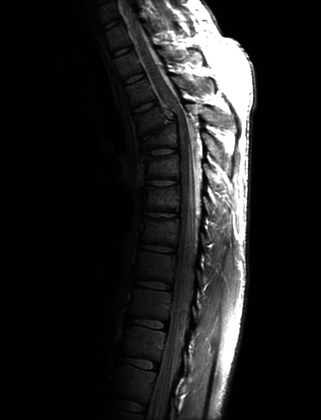
%> input picture HistogramEqualization/Fig0308(a)(fractured_spine).tif, 321 x 420 px, shrunk from 746 x 976 before the run
$ octave HistogramEqualization.m   (GNU Octave 9; MATLAB toolbox functions it lacks are replaced by stand-ins)
%> lines starting %> are read from the running program, lines starting %| are printed output that depends on the picture
### HistogramEqualization/histogramequalizerhelper.m
function inputImage = histogramequalizerhelper(path)
%> called with path = 'Fig0308(a)(fractured_spine).tif'
inputImage=imread(path);
%> inputImage is the input picture: size 420x321 uint8; min 0, max 255, mean 32.6
subplot(2,2,1)
imshow(inputImage); title('Image Before Histogram Equalization');
imageHeight=size(inputImage,1);
%> imageHeight = 420
imageWidth=size(inputImage,2);
%> imageWidth = 321
new_Image=uint8(zeros(imageHeight,imageWidth));
numberOfPixels=imageHeight*imageWidth;
%> numberOfPixels = 134820
images_histogram=zeros(1,256);
new_images_histogram=zeros(1,256);

%below for-loop helps in finding the image histogram
% pixel intensity is calculated at each level and then image histogram is
% calculated

for i=1:imageHeight
    for j=1:imageWidth
        pixelintensity=inputImage(i,j);
        images_histogram(pixelintensity+1)=images_histogram(pixelintensity+1)+1;
    end
end
%> after the loop, images_histogram = 256 values, max 74861 at index 2, min 0 at index 256, mean 526.6

%Below code calculates the cumulative histogram
lengthofhistogram = length(images_histogram);
%> lengthofhistogram = 256
cumulativeHistogramImage = zeros(1,lengthofhistogram);
cumulativeHistogramImage(1) = images_histogram(1);
for i=2:1:lengthofhistogram
cumulativeHistogramImage(i) = images_histogram(i) + cumulativeHistogramImage(i-1);
end
%> after the loop, cumulativeHistogramImage = 256 values from 2467 to 134820

lengthofcumulativehistogramImage = length(cumulativeHistogramImage);
%> lengthofcumulativehistogramImage = 256
probablitydensityfun = zeros(1,lengthofcumulativehistogramImage);
for i=1:1:lengthofcumulativehistogramImage
probablitydensityfun(i) = (cumulativeHistogramImage(i))/numberOfPixels;
end
%> after the loop, probablitydensityfun = 256 values from 0.0183 to 1

lengthofprobalitydensfunc = length(probablitydensityfun);
%> lengthofprobalitydensfunc = 256
outputImage = zeros(1,lengthofprobalitydensfunc);
for i=1:1:lengthofprobalitydensfunc
outputImage(i) = round((probablitydensityfun(i))*255);
end
%> after the loop, outputImage = 256 values from 5 to 255

for i=1:imageHeight
    for j=1:imageWidth
        new_Image(i,j)=outputImage(inputImage(i,j)+1);
    end
end
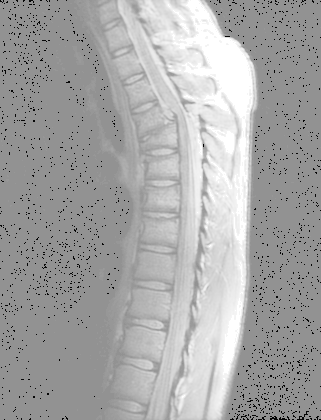
%> new_Image: size 420x321 uint8; min 5, max 255, mean 167.1

for i=1:imageHeight
    for j=1:imageWidth
        pixelintensity=new_Image(i,j);
        new_images_histogram(pixelintensity+1)=new_images_histogram(pixelintensity+1)+1;
    end
end
%> after the loop, new_images_histogram = 256 values, max 74861 at index 147, min 0 at index 1, mean 526.6

subplot(2,2,2);
imshow(new_Image), title('Image After Histogram Equalization');
subplot(2,2,3);
plot(images_histogram);title('Histogram before Equalization');
subplot(2,2,4);
plot(new_images_histogram);title('Histogram after Equalization')
end

### HistogramEqualization/HistogramEqualization.m
histogramequalizerhelper('Fig0308(a)(fractured_spine).tif');
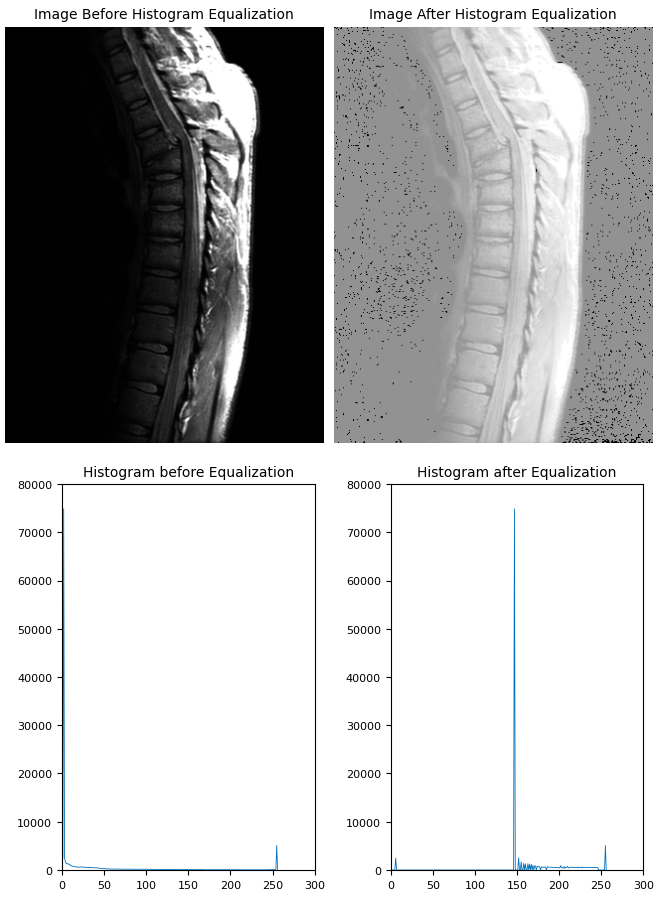
%> figure redrawn from the program's plot data, 4 panels
figure
histogramequalizerhelper('Fig0316(1)(top_left).tif');
%> call 2 of histogramequalizerhelper, with path = 'Fig0316(1)(top_left).tif'
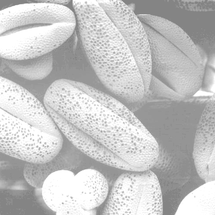
%> input picture HistogramEqualization/Fig0316(1)(top_left).tif, 215 x 215 px, shrunk from 500 x 500 before the run
%> in histogramequalizerhelper, inputImage is the input picture: size 215x215 uint8; min 122, max 255, mean 196.3
%> after the loop in histogramequalizerhelper (call 2), `for i=1:imageHeight`: images_histogram = 256 values, max 4201 at index 255, min 0 at index 1, mean 180.6
%> after the loop in histogramequalizerhelper (call 2), `for i=2:1:lengthofhistogram`: cumulativeHistogramImage = 256 values from 0 to 46225
%> after the loop in histogramequalizerhelper (call 2), `for i=1:1:lengthofcumulativehistogramImage`: probablitydensityfun = 256 values from 0 to 1
%> after the loop in histogramequalizerhelper (call 2), `for i=1:1:lengthofprobalitydensfunc`: outputImage = 256 values from 0 to 255
%> after the loop in histogramequalizerhelper (call 2), `for i=1:imageHeight`:
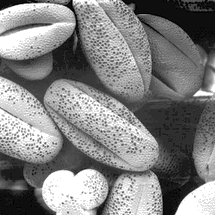
%> new_Image: size 215x215 uint8; min 0, max 255, mean 129.9
%> after the loop in histogramequalizerhelper (call 2), `for i=1:imageHeight`: new_images_histogram = 256 values, max 4201 at index 255, min 0 at index 4, mean 180.6
figure
histogramequalizerhelper('Fig0309(a)(washed_out_aerial_image).tif');
%> call 3 of histogramequalizerhelper, with path = 'Fig0309(a)(washed_out_aerial_image).tif'
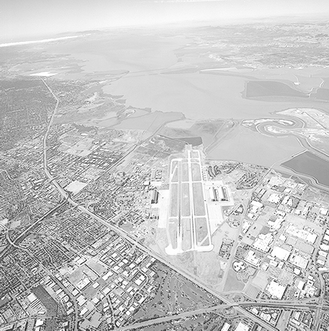
%> input picture HistogramEqualization/Fig0309(a)(washed_out_aerial_image).tif, 329 x 331 px, shrunk from 765 x 769 before the run
%> in histogramequalizerhelper, inputImage is the input picture: size 331x329 uint8; min 17, max 255, mean 197
%> after the loop in histogramequalizerhelper (call 3), `for i=1:imageHeight`: images_histogram = 256 values, max 2313 at index 216, min 0 at index 1, mean 425.4
%> after the loop in histogramequalizerhelper (call 3), `for i=2:1:lengthofhistogram`: cumulativeHistogramImage = 256 values from 0 to 108899
%> after the loop in histogramequalizerhelper (call 3), `for i=1:imageHeight`:
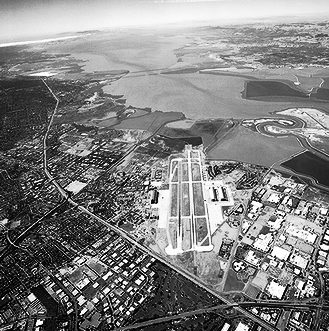
%> new_Image: size 331x329 uint8; min 0, max 255, mean 128.7
%> after the loop in histogramequalizerhelper (call 3), `for i=1:imageHeight`: new_images_histogram = 256 values, max 2313 at index 170, min 0 at index 38, mean 425.4
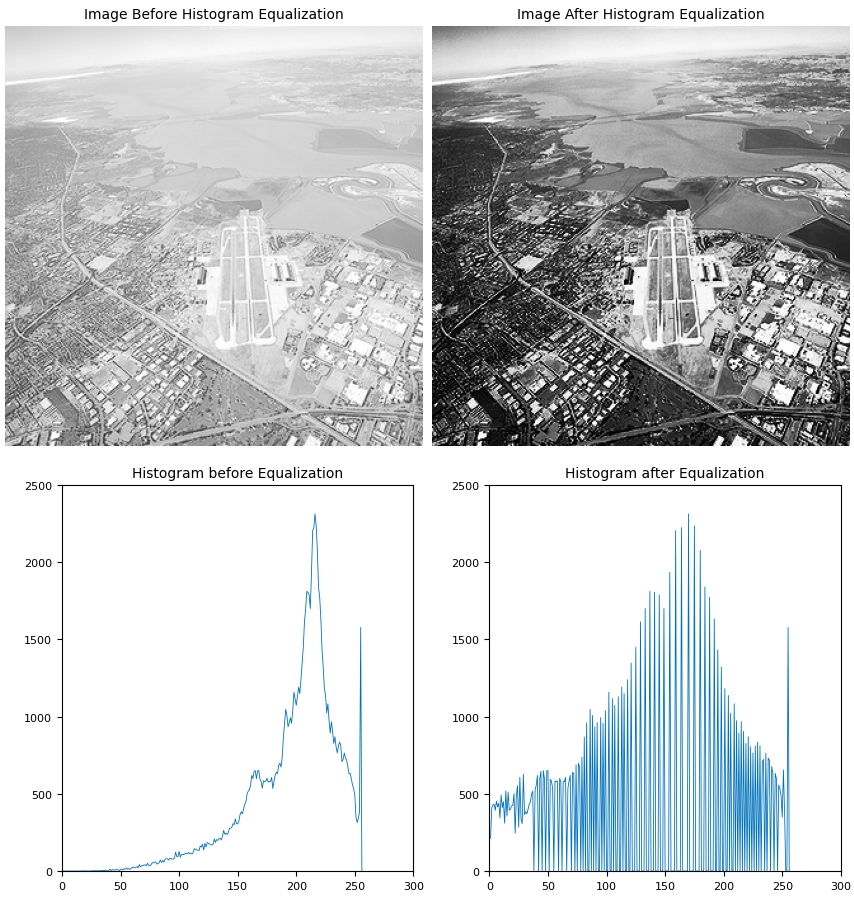
%> figure redrawn from the program's plot data, 4 panels
